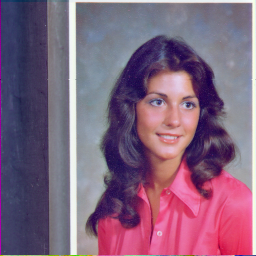
#> input picture misc/4.1.04.tiff, 256 x 256 px, found by its file name
$ python lab_exp_06_RESTORING_salt_pepper_opencv.py
#> lines starting #> are read from the running program, lines starting #| are printed output that depends on the picture
import cv2
import numpy as np
import matplotlib.pyplot as plt

# Load grayscale image
img = cv2.imread(cv2.samples.findFile('E://4-1//DIP Lab//Tutorial_2//misc//4.1.04.tiff'), cv2.IMREAD_GRAYSCALE).astype(np.float32)/255.0
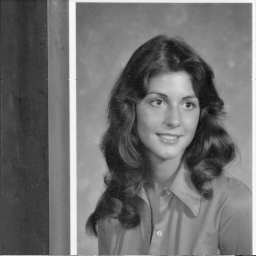
#> img: shape (256, 256) float32; min 0.0549, max 0.98, mean 0.436

# Add salt & pepper noise
noisy = img.copy()
prob = 0.05
num_salt = int(prob * img.size / 2)
#> num_salt = 1638
coords = [np.random.randint(0, i - 1, num_salt) for i in img.shape]
noisy[coords] = 1
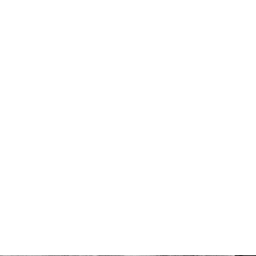
#> noisy: shape (256, 256) float32; min 0.165, max 1, mean 0.998
coords = [np.random.randint(0, i - 1, num_salt) for i in img.shape]
noisy[coords] = 0
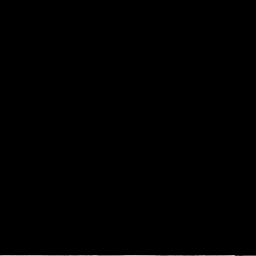
#> noisy: shape (256, 256) float32; min 0, max 0.788, mean 0.00226

# Apply median filters
med3 = cv2.medianBlur((noisy*255).astype(np.uint8), 3)
med5 = cv2.medianBlur((noisy*255).astype(np.uint8), 5)

# Display results
titles = ['Original', 'Salt & Pepper Noise', 'Median Filter 3x3', 'Median Filter 5x5']
images = [img, noisy, med3/255.0, med5/255.0]

for i in range(4):
    plt.subplot(2,2,i+1)
    plt.imshow(images[i], cmap='gray')
    plt.title(titles[i])
    plt.axis('off')

plt.tight_layout()
plt.show()
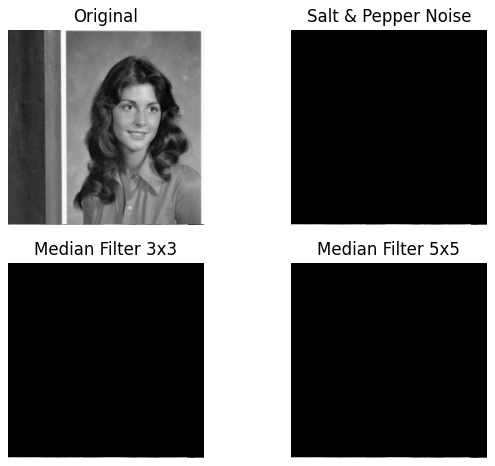
#> figure drawn by matplotlib, 4 panels

$ run again, with misc/4.1.02.tiff copied over misc/4.1.04.tiff
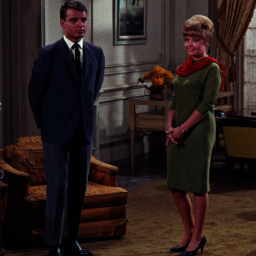
#> input picture misc/4.1.02.tiff, 256 x 256 px, found by its file name
#> `noisy[coords] = 1`:
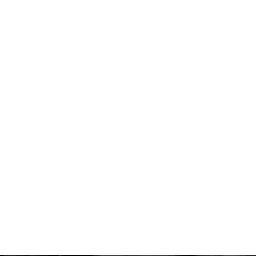
#> noisy: shape (256, 256) float32; min 0.00392, max 1, mean 0.997
#> `plt.show()`:
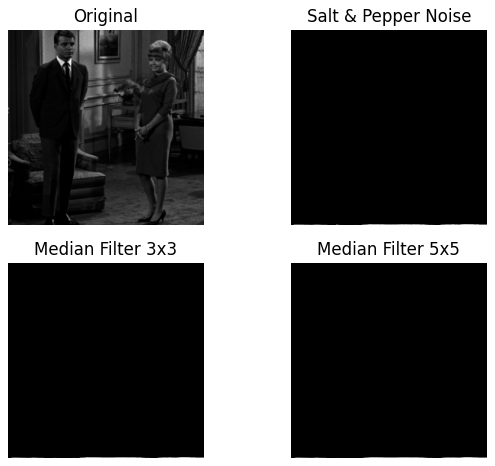
#> figure drawn by matplotlib, 4 panels
